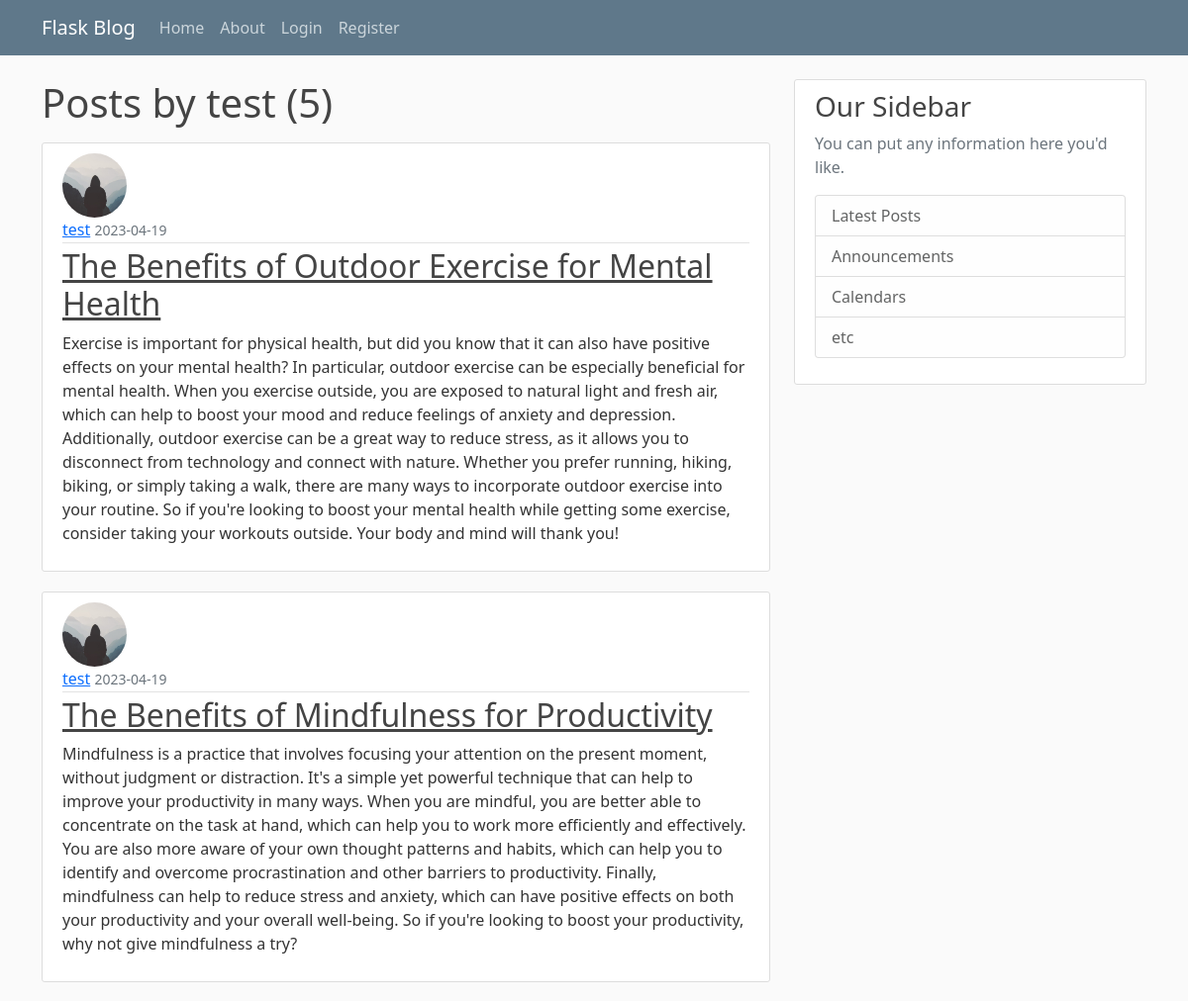
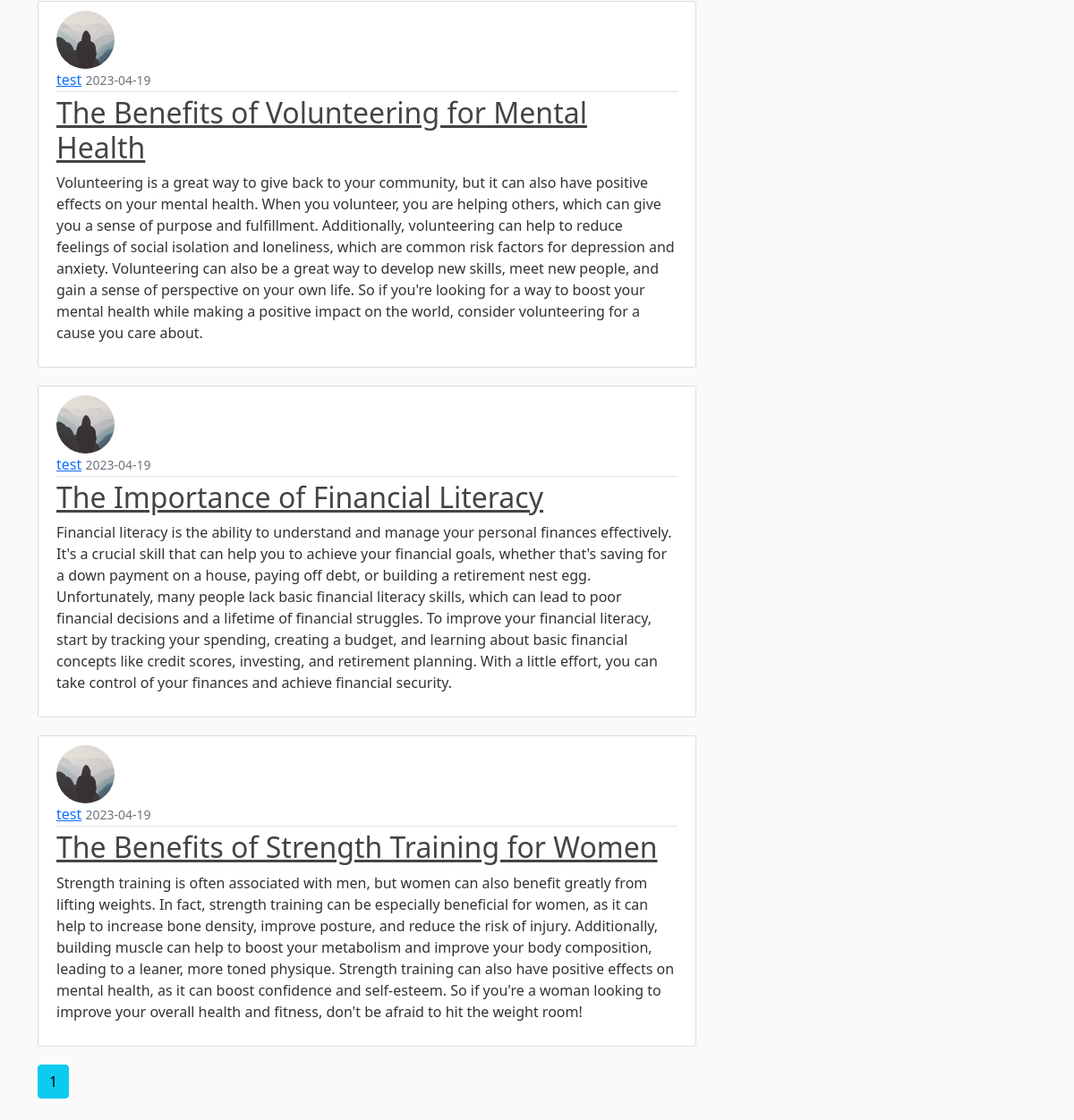
The app's page /user/test with its own data (2 pictures, top to bottom).
### flaskBlog/models.py (models this page shows, shortened)
class Users(db.Model, UserMixin):
    id = db.Column(db.Integer, primary_key=True)
    username = db.Column(db.String(20), unique=True, nullable=False)
    email = db.Column(db.String(120), unique=True, nullable=False)
    image_file = db.Column(db.String(20), nullable=False, default='default.jpg')
    password = db.Column(db.String(60), nullable=False)
    posts = db.relationship('Post', backref='author', lazy=True)

class Post(db.Model):
    id = db.Column(db.Integer, primary_key=True)
    title = db.Column(db.String(100), nullable=False)
    date_posted = db.Column(db.DateTime, nullable=False, default=datetime.utcnow)
    content = db.Column(db.Text, nullable=False)
    user_id = db.Column(db.Integer, db.ForeignKey('users.id'), nullable=False)

### flaskBlog/users/routes.py (the view)
@users.route("/user/<string:username>")
def user_posts(username):
    page = request.args.get('page', 1, type=int)
    user = Users.query.filter_by(username=username).first_or_404()
    posts = Post.query.filter_by(author=user)\
        .order_by(Post.date_posted.desc())\
        .paginate(page=page, per_page=5)
    return render_template('user_posts.html', posts=posts, user=user)

### flaskBlog/templates/user_posts.html
{% extends "layout.html" %}
{% block content %}
  <h1 class="mb-3">Posts by {{ user.username }} ({{ posts.total }})</h1>
  {% for post in posts.items %}
  <article class="media content-section">
    <img src="{{ url_for('static', filename='profile_pics/' + post.author.image_file )}}" alt="{{ post.author.username }} profile picture" class="rounded-circle article-img">
    <div class="media-body">
      <div class="article-metadata">
        <a class="mr-2" href="#">{{ post.author.username }}</a>
        <small class="text-muted">{{ post.date_posted.strftime('%Y-%m-%d') }}</small>
      </div>
      <h2><a class="article-title" href="{{ url_for('posts.post', post_id=post.id ) }}">{{ post.title }}</a></h2>
      <p class="article-content">{{ post.content }}</p>
    </div>
  </article>
  {% endfor %}
  {% for page_num in posts.iter_pages(left_edge=1, right_edge=1, left_current=1, right_current=2) %}
    {% if page_num %}
      {% if posts.page == page_num %}
        <a class="btn btn-info mb-4" href="{{ url_for('users.user_posts', username=user.username, page=page_num )}}">{{ page_num }}</a>
      {% else %}
        <a class="btn btn-outline-info mb-4" href="{{ url_for('users.user_posts', username=user.username, page=page_num )}}">{{ page_num }}</a>
      {% endif %}
    {% else %}
      ...
    {% endif %}
  {% endfor %}
{% endblock content %}

### flaskBlog/static/main.css (style rules this page uses)
body { background: #fafafa; color: #333333; margin-top: 5rem; }
h1, h2, h3, h4, h5, h6 { color: #444444; }
.content-section { background: #ffffff; padding: 10px 20px; border: 1px solid #dddddd; border-radius: 3px; margin-bottom: 20px; }
.article-title { color: #444444; }
.article-content { white-space: pre-line; }
.article-img { height: 65px; width: 65px; margin-right: 16px; }
.article-metadata { padding-bottom: 1px; margin-bottom: 4px; border-bottom: 1px solid #e3e3e3 }

### records on screen
Users: username "test"
Post: username (placeholder picture), author.username "test", date_posted "2023-04-19", title "The Benefits of Outdoor Exercise for Mental Health", content "Exercise is important for physical health, but did you know that it can also have positive effects on your mental health? In particular, outdoor exercise can be especially beneficial for mental health. When you exercise outside, you are exposed to natural light and fresh air, which can help to boost your mood and reduce feelings of anxiety and depression. Additionally, outdoor exercise can be a great way to reduce stress, as it allows you to disconnect from technology and connect with nature. Whether you prefer running, hiking, biking, or simply taking a walk, there are many ways to incorporate outdoor exercise into your routine. So if you're looking to boost your mental health while…"
Post: username (placeholder picture), author.username "test", date_posted "2023-04-19", title "The Benefits of Mindfulness for Productivity", content "Mindfulness is a practice that involves focusing your attention on the present moment, without judgment or distraction. It's a simple yet powerful technique that can help to improve your productivity in many ways. When you are mindful, you are better able to concentrate on the task at hand, which can help you to work more efficiently and effectively. You are also more aware of your own thought patterns and habits, which can help you to identify and overcome procrastination and other barriers to productivity. Finally, mindfulness can help to reduce stress and anxiety, which can have positive effects on both your productivity and your overall well-being. So if you're looking to boost your…"
Post: username (placeholder picture), author.username "test", date_posted "2023-04-19", title "The Benefits of Volunteering for Mental Health", content "Volunteering is a great way to give back to your community, but it can also have positive effects on your mental health. When you volunteer, you are helping others, which can give you a sense of purpose and fulfillment. Additionally, volunteering can help to reduce feelings of social isolation and loneliness, which are common risk factors for depression and anxiety. Volunteering can also be a great way to develop new skills, meet new people, and gain a sense of perspective on your own life. So if you're looking for a way to boost your mental health while making a positive impact on the world, consider volunteering for a cause you care about."
Post: username (placeholder picture), author.username "test", date_posted "2023-04-19", title "The Importance of Financial Literacy", content "Financial literacy is the ability to understand and manage your personal finances effectively. It's a crucial skill that can help you to achieve your financial goals, whether that's saving for a down payment on a house, paying off debt, or building a retirement nest egg. Unfortunately, many people lack basic financial literacy skills, which can lead to poor financial decisions and a lifetime of financial struggles. To improve your financial literacy, start by tracking your spending, creating a budget, and learning about basic financial concepts like credit scores, investing, and retirement planning. With a little effort, you can take control of your finances and achieve financial security."
Post: username (placeholder picture), author.username "test", date_posted "2023-04-19", title "The Benefits of Strength Training for Women", content "Strength training is often associated with men, but women can also benefit greatly from lifting weights. In fact, strength training can be especially beneficial for women, as it can help to increase bone density, improve posture, and reduce the risk of injury. Additionally, building muscle can help to boost your metabolism and improve your body composition, leading to a leaner, more toned physique. Strength training can also have positive effects on mental health, as it can boost confidence and self-esteem. So if you're a woman looking to improve your overall health and fitness, don't be afraid to hit the weight room!"

### other values on screen
{{ posts.total }} "5"
{{ page_num }} "1"
